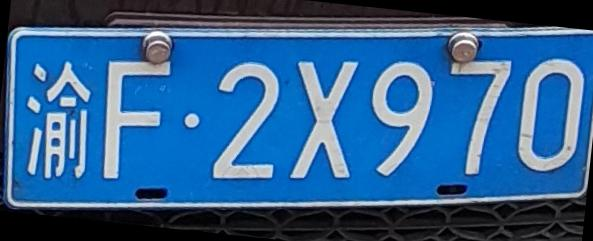
%> input picture 数字图像处理/结课大作业/MyWork/PlateRecognition/倾斜校正车牌.jpg, 593 x 241 px
$ octave --eval "result = morphology(imread('倾斜校正车牌.jpg'));"   (GNU Octave 9; MATLAB toolbox functions it lacks are replaced by stand-ins)
%> lines starting %> are read from the running program, lines starting %| are printed output that depends on the picture; in (x1, y1, x2, y2) boxes, pixels count from 0 and x2, y2 are one past the last pixel; in counts of white or black regions, pixels touching at a corner belong together; the program's own positions count from 1
function picture_6 = morphology(picture_1)
threshold = 50;
picture_2 = im2bw(picture_1,graythresh(picture_1));
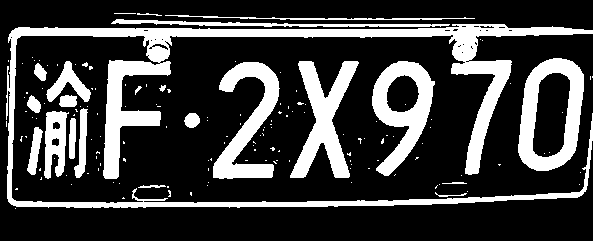
%> picture_2: size 241x593 logical; 24.3% white; 153 white regions (130 under 20 px), largest, box (x1, y1, x2, y2) and area: (6, 24, 593, 208) 15557, (518, 58, 584, 171) 3569, (290, 61, 359, 178) 3407
%最大类间方差法 是一种基于全局的二值化算法，它是根据图像的灰度特性,将图像分为前景和背景两个部分
%将灰度图像 I 转换为二值图像 BW，方法是将输入图像中亮度大于 level 的所有像素替换为值 1（白色），将所有其他像素替换为值 0（黑色）。

figure('Name','车牌二值化'),imshow(picture_2);
title('二值化');

%对二值图像的形态学操作 移除H连通的像素 inf是指重复操作指导图像不再变化
picture_3 = bwmorph(picture_2,'hbreak',inf);
%> picture_3: size 241x593 logical; 24.3% white; 154 white regions (130 under 20 px), largest, box (x1, y1, x2, y2) and area: (6, 24, 593, 208) 15462, (518, 58, 584, 171) 3569, (290, 61, 359, 178) 3407
%删除杂散像素
picture_4 = bwmorph(picture_3,'spur',inf);
%执行形态学开运算（先腐蚀后膨胀）开运算能够除去孤立的小点，毛刺和小桥，而总的位置和形状不便
picture_5 = bwmorph(picture_4,'open',inf);
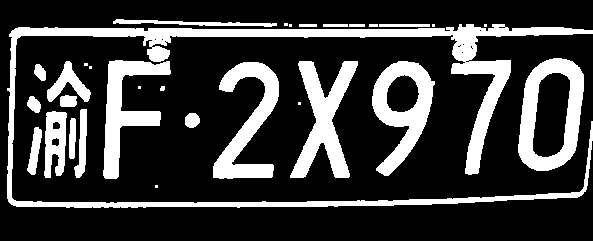
%> picture_5: size 241x593 logical; 23.2% white; 31 white regions (9 under 20 px), largest, box (x1, y1, x2, y2) and area: (7, 24, 593, 208) 12167, (518, 58, 584, 171) 3569, (290, 61, 358, 178) 3405
% bwareaopen(BW,P) 从二值图像 BW 中删除少于 P 个像素的所有连通分量（对象），并生成另一个二值图像 BW2。此运算称为面积开运算。
picture_6 = bwareaopen(picture_5,threshold);
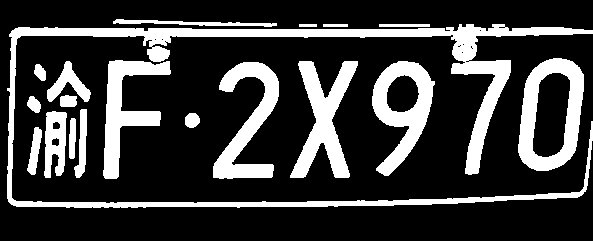
%> picture_6: size 241x593 logical; 23.1% white; 19 white regions, largest, box (x1, y1, x2, y2) and area: (7, 24, 593, 208) 12167, (518, 58, 584, 171) 3569, (290, 61, 358, 178) 3405

picture_6 = ~picture_6; %反转

figure('Name','形态学处理'),imshow(picture_6);
title('形态学处理');
